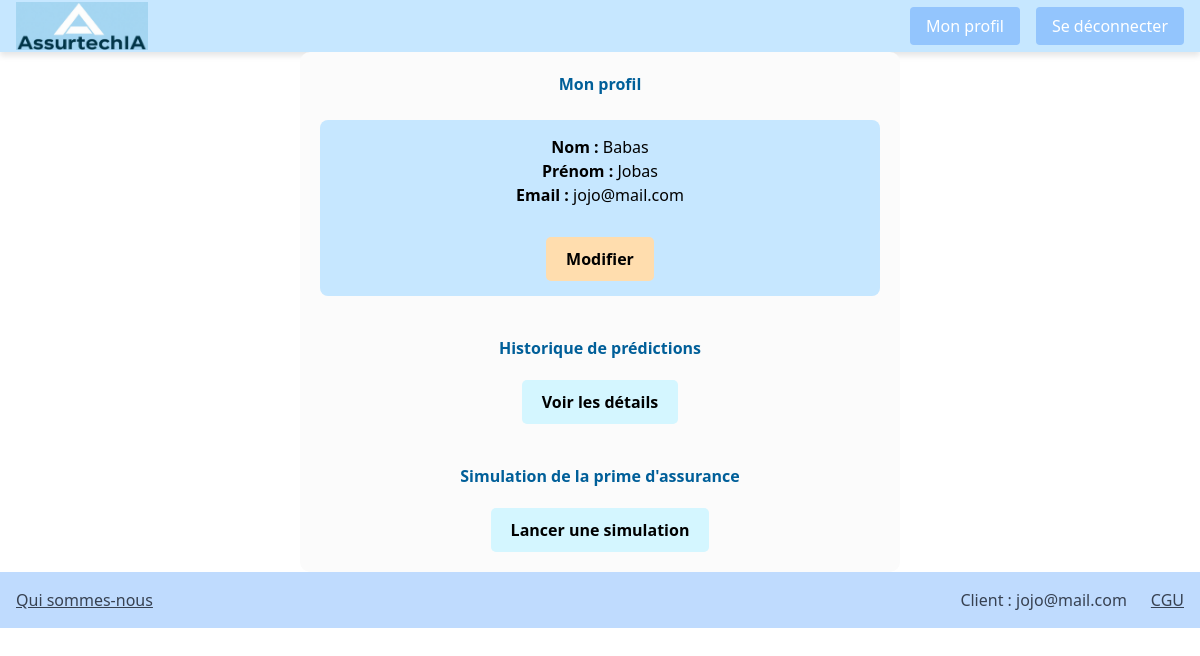
The page /authentication/profil/ (signed in) on the database its author committed.
### authentication/models.py (models this page shows, shortened)
class User(AbstractUser):
    Admin = "admin"
    Customer = "customer"
    ROLE_CHOICES = (
        (Admin, "Admin"),
        (Customer, "Customer"),
    )
    email = models.EmailField(unique=True)
    username = None
    role = models.CharField(
        max_length=30, choices=ROLE_CHOICES, verbose_name="Rôle", default=Customer
    )
    USERNAME_FIELD = "email"
    REQUIRED_FIELDS = []
    objects = UserManager()

### authentication/views.py (the view)
# urls.py: path('profil/', ProfilView, name='profil'),
@login_required
def ProfilView(request):
    user = request.user
    return render(request, "authentication/profil.html", {"user": user})

### authentication/templates/authentication/profil.html (shortened to what this page needs)
{% extends 'base.html' %}
{% block content %}
<div style="background-color: #FBFBFB; padding: 20px; border-radius: 10px; max-width: 600px; margin: auto;">
    <h1 style="color: #005F99; text-align: center;"><b>Mon profil</b></h1>
    <br>
    <div style="list-style: none; padding: 0; text-align: center; background: #C6E7FF; padding: 15px; border-radius: 8px">
        <ul>
            <li><strong>Nom :</strong> {{ user.first_name }}</li>
            <li><strong>Prénom :</strong> {{ user.last_name }}</li>
            <li><strong>Email :</strong> {{ user.email }}</li>
        </ul>
        <div style="text-align: center; margin-top: 20px;">
            <a href="{% url 'edit_profil' %}" style="display: inline-block; background: #FFDDAE; color: black; padding: 10px 20px; border-radius: 5px; text-decoration: none; font-weight: bold; margin-top: 10px;">Modifier</a>
        </div>
    </div>
    <h2 style="color: #005F99; margin-top: 40px; text-align: center;"><b>Historique de prédictions</b></h2>
    <div style="text-align: center; margin-top: 10px;">
        <a href="{% url 'historical' %}" style="display: inline-block; background: #D4F6FF; color: black; padding: 10px 20px; border-radius: 5px; text-decoration: none; font-weight: bold; margin-top: 10px;">Voir les détails</a>
    </div>
    <h2 style="color: #005F99; margin-top: 40px; text-align: center;"><b>Simulation de la prime d'assurance</b></h2>
    <div style="text-align: center; margin-top: 10px;">
        <a href="{% url 'prediction' %}" style="display: inline-block; background: #D4F6FF; color: black; padding: 10px 20px; border-radius: 5px; text-decoration: none; font-weight: bold; margin-top: 10px;">Lancer une simulation</a>
    </div>
</div>
{% endblock content %}

### templates/includes/footer.html
<footer class="bg-blue-200 p-4">
    <div class="flex justify-between items-center">
        <div class="flex space-x-6">
            <a href="{% url 'aboutus' %}" class="text-gray-700 hover:text-gray-900">Qui sommes-nous</a>
        </div>
        <div class="flex space-x-6 items-center">
            {% if user.is_authenticated %}
            <span class="text-gray-700">Client : {{ user.email }}</span>
            {% endif %}
            <a href="#" class="text-gray-700 hover:text-gray-900">CGU</a>
        </div>
    </div>
</footer>

### static/css/styles.css (style rules this page uses)
* { box-sizing: border-box; margin: 0; padding: 0; }
body { background-size: cover; background-repeat: no-repeat; background-position: center; position: relative; }
body::after { content: ""; position: absolute; top: 0; left: 0; width: 100%; height: 100%; background: rgba(255, 255, 255, 0.35); pointer-events: none; z-index: -1; }
footer { background-color: #C6E7FF; padding: 1rem; text-align: center; }
footer a { color: #4a4a4a; text-decoration: underline; }

### rows shown on the page
User: first_name "Babas", last_name "Jobas", email "jojo@mail.com"
